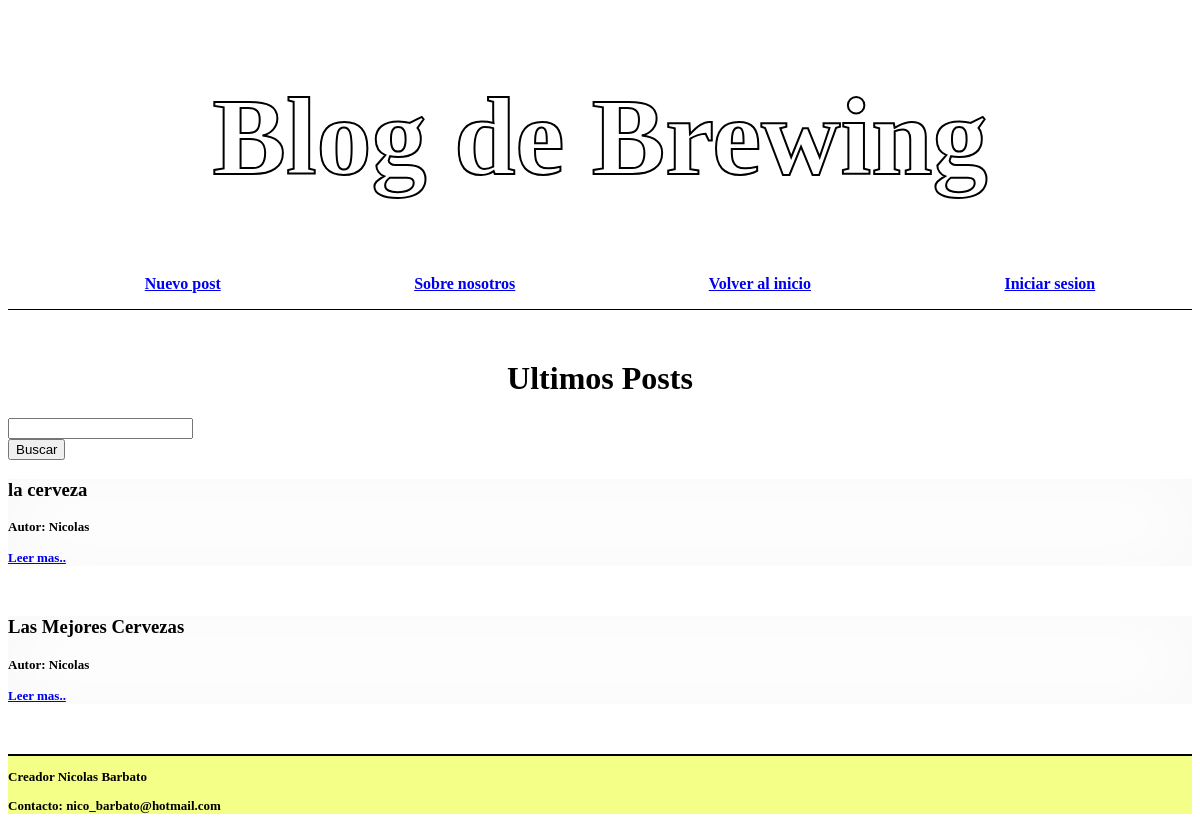
Before: / with the older database file.
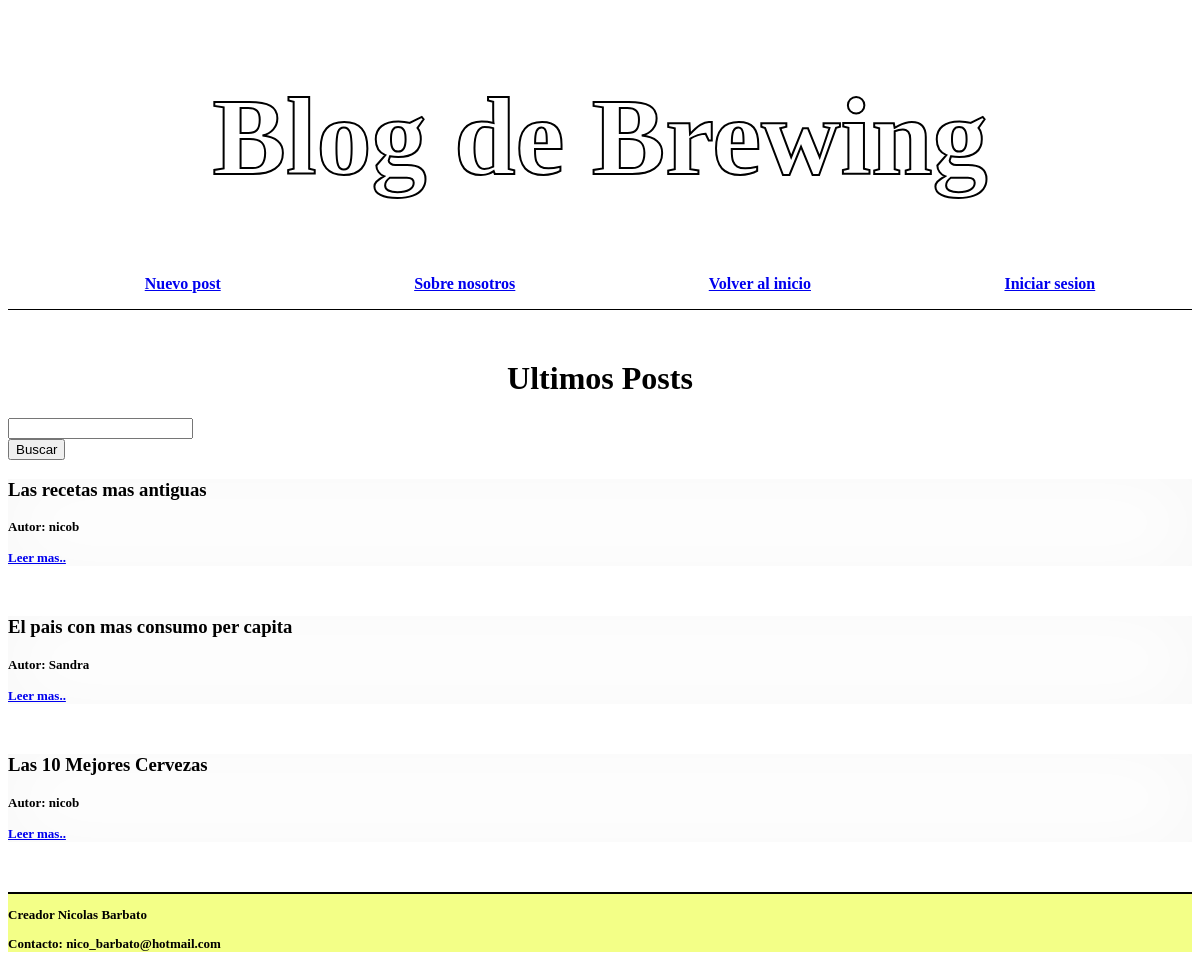
After: the same page with the newer database file.
### tables this page shows
CREATE TABLE posts (
    id INTEGER PRIMARY KEY AUTOINCREMENT,
    autor TEXT NOT NULL,
    titulo TEXT NOT NULL,
    posteo TEXT NOT NULL
);

### proyecto1.py (the view)
@app.route('/')
def home():
    conn, cursor = get_db_conection()
    cursor.execute("SELECT * FROM posts")
    post = cursor.fetchall()
    return render_template("home.html", posts=post)

### proyecto1.py (called while the page is built)
def get_db_conection():
    conn = sqlite3.connect('database.db')
    cursor = conn.cursor()
    return conn, cursor

### Templates/home.html (shortened to what this page needs)
{% extends "base.html" %}
{% block head %}
    <link rel="stylesheet" type="text/css" href="{{ url_for('static', filename='css/home.css') }}">
{% endblock %}
{% block main %}
        <h1 class="subtitulo">Ultimos Posts</h1>
        <form action="{{ url_for('home') }}">
            <input type="search" id="search" name="search"><br>
            <button type="submit">Buscar</button>
        </form>
         {% for posts in posts %}
         <div class="posts">
            <h3>{{posts[2]}}</h3>
            <h3 style="font-size: small;"> Autor: {{posts[1]}}</h3>
            <a href="/post/{{posts[0]}}" style="font-size: small;">Leer mas..</a>
         </div>
         {% endfor %}
{% endblock %}

### Templates/base.html (shortened to what this page needs)
<!DOCTYPE html>
<html lang="en">
<head>
    {% block head %}
    {% endblock %}
</head>
<body>
    <header>
        <div>
            <h1 class="titulos">Blog de Brewing</a></h1>
        </div>
        <div class="barra">
            <ul class="barra_inicio">
                <li><strong><a href="create_post"> Nuevo post</a></strong></li>
                <li><strong><a href="sobre_nosotros">Sobre nosotros</a></strong></li>
                <li><strong><a href="/"> Volver al inicio</a></li>
                <li><strong><a href="login"> Iniciar sesion</a></strong></li>
            </ul>
        </div>
    </header>
    <main>
        {% block main%}
        {% endblock %}
    </main>
    <footer>
        {% block footer %}
        <div class="foot">
        <p> Creador Nicolas Barbato </p>
        <p> Contacto: nico_barbato@hotmail.com</p>
        </div>
        {% endblock %}
    </footer>
</body>
</html>

### static/css/home.css (style rules this page uses)
.titulos { color: rgb(255, 255, 255); font-size: 15ex; text-align: center; font-family: cursive; -webkit-text-stroke: 2px; -webkit-text-stroke-color: black; }
.barra { border-bottom: solid 1px; margin-bottom: 50px; }
.barra_inicio { display: flex; justify-content: space-around; list-style: none; text-decoration: none; }
.foot { background-color:rgb(243, 255, 135); border-top: solid 2px; font-size: small; }
.posts { -webkit-box-shadow: inset 0px 0px 76px 4px rgb(248, 248, 248); -moz-box-shadow: inset 0px 0px 76px 4px rgba(248, 248, 248); box-shadow: inset 0px 0px 76px 4px rgba(248, 248, 248); margin-bottom: 50px; display: flexbox; }
.subtitulo { text-align: center; }
body { background-image: url(../css/cerveza.jpg); background-position: center; background-size: cover; }

Changed rows visible on the page:
removed posts: titulo "la cerveza", autor "Nicolas"
removed posts: titulo "Las Mejores Cervezas", autor "Nicolas"
added posts: titulo "Las recetas mas antiguas", autor "nicob"
added posts: titulo "El pais con mas consumo per capita", autor "Sandra"
added posts: titulo "Las 10 Mejores Cervezas", autor "nicob"
